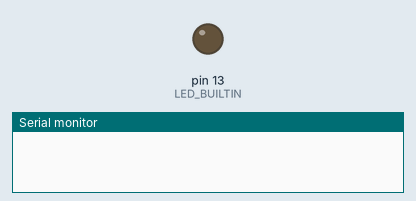
A sketch run on a simulated Arduino Uno, built with avr-gcc and run on an emulated ATmega328P. Parts: output pins drawn as LEDs (lit = HIGH), the last lines printed to the serial monitor. Wiring (inferred from the names in the program): 24Cxx EEPROM at I2C address 0x50. Dashed ring = blinking. EEPROM starts erased.

Above: at 1.5 s.
At 3.5 s:
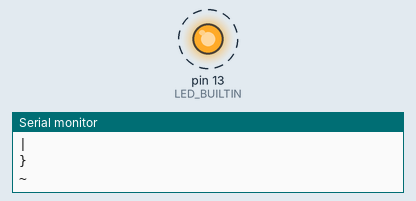
Timing chart, 0 to 4.6 s (numbered marks = the images above):
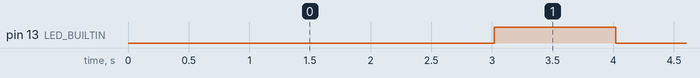

The sketch:

EEPROM.ino
```cpp
/*
Author:Dharmendra Kumar YAdav
*/
#include <Wire.h>

#define EEPROM_I2C_ADDRESS_0 0x50
#define EEPROM_I2C_ADDRESS_1 0x51

int EEPROM_I2C_ADDRESS = NULL;
int i=0;
void setup()
{
  Wire.begin();
  Serial.begin(9600);
  pinMode(13, OUTPUT);
}

void loop()
{

  for(i=0;i<94;i++)
  {
    if(i<256)
    {
      EEPROM_I2C_ADDRESS = 0x50;
      writeAT24(i, 33+i);
    }
    else
    {
      EEPROM_I2C_ADDRESS = 0x51;
      writeAT24(i-256, 0);
    }
  }
  delay(1000);
  Serial.println("Data from EEPROM");
  Serial.println("-----------------");
  for(i=0;i<94;i++)
  {
    if(i<256)
    {
      EEPROM_I2C_ADDRESS = 0x50;
      Serial.println((char)readAT24(i));
    }
    else
    {
      EEPROM_I2C_ADDRESS = 0x51;
      Serial.println((char)readAT24(i-256));
    }

  }
  delay(1000);
  while(1)
  {
    digitalWrite(LED_BUILTIN, HIGH);
    delay(1000);
    digitalWrite(LED_BUILTIN, LOW);
    delay(1000);
  }

}


// Function to write to EEPROOM
void writeAT24(byte dataAddress, byte dataVal)
{
  Wire.beginTransmission(EEPROM_I2C_ADDRESS);

  Wire.write(dataAddress);
  Wire.write(dataVal);
  Wire.endTransmission();

  delay(5);
}

// Function to read from EEPROM
byte readAT24(byte dataAddress)
{
  byte readData = NULL;
  Wire.beginTransmission(EEPROM_I2C_ADDRESS);
  Wire.write(dataAddress);
  Wire.endTransmission();

  delay(5);
  Wire.requestFrom(EEPROM_I2C_ADDRESS, 1);
  //delay(1);

  if(Wire.available())
  {
    readData =  Wire.read();
  }

  return readData;
}
```

Measured:
- by itself, pin 13 (LED_BUILTIN): alternates HIGH for 1.0 s and LOW for 1.0 s
